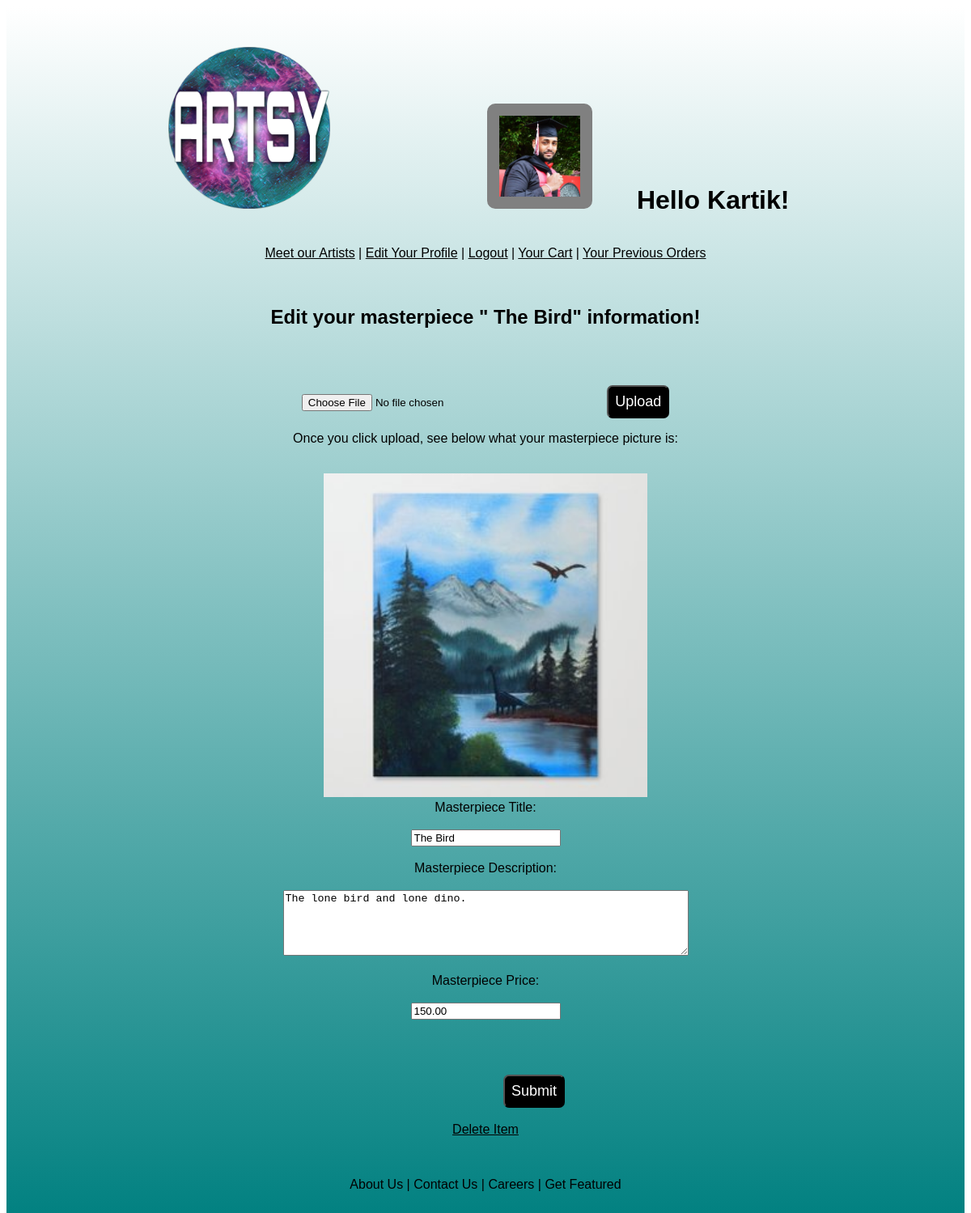
Page /edit/4 (signed in) on the committed database.
### main/models.py (models this page shows)
class User(models.Model):
    first_name = models.CharField(max_length = 45)
    last_name = models.CharField(max_length = 45)
    usertype = models.CharField(max_length=64)
    aboutyou = models.TextField(max_length=300, blank=True )
    email = models.EmailField(max_length = 254)
    password = models.CharField(max_length = 60)
    image = models.ImageField(upload_to='profile_image', blank=True)
    created_at = models.DateTimeField(auto_now_add=True)
    updated_at = models.DateTimeField(auto_now=True)
    address = models.ForeignKey(Address, related_name="user",null=True, on_delete=models.CASCADE)
    objects = UserManager()

class Item(models.Model):
    image = models.ImageField(upload_to='item_pic')
    title = models.CharField(max_length=255)
    description = models.TextField(max_length=255)
    price = models.DecimalField(max_digits=10, decimal_places=2)
    creator = models.ForeignKey(User, related_name='creator', on_delete=models.CASCADE)
    users = models.ManyToManyField(User, related_name='jobs')
    date_created = models.DateTimeField(auto_now_add=True)
    updated_at = models.DateTimeField(auto_now=True)
    objects = ItemManager()

### main/views.py (the view)
# urls.py: path('edit/<int:item_id>', views.edit_item_page),
def edit_item_page(request, item_id):
    context={
        "user":User.objects.get(id = request.session['user_id']),
        "item":Item.objects.get(id = item_id)
    }
    return render(request,'edit_item_page.html', context)

### main/templates/edit_item_page.html (shortened to what this page needs)
<!DOCTYPE html>
<html lang="en">
<head>
    {% load static %}
    <link rel="stylesheet" href="{% static 'editmp.css' %}">
</head>
<div id="all">
    <body>
        <div id="top">
            <a href="/dashboard">
            <img src='/media/artsy/02.png' width="200" height="200" style="padding-left: 200px;padding-top: 50px;"></a>
            <img src='/media/profile_image/{{user.image}}' width="100" height="100" id="profile_picture"
                style="border: 15px solid grey; border-radius: 10px; margin-left: 190px; margin-top: 60px;">
            <h1 id="he" style="padding-left: 50px; padding-bottom: 10px;margin-bottom: 10px;">Hello {{user.first_name}}!
            </h1>
        </div>
        <br>
        <div id="top-panel">
            <a href="/dashboard">Meet our Artists</a> | <a href="editmyprofile">Edit Your Profile</a> | <a
                href="/logout">Logout</a> | <a href="yourcart">Your Cart</a> | <a href="history"> Your Previous
                Orders</a>
        </div>
        <br>
        <div class='container'>
            <br>
            <h2>Edit your masterpiece " {{ item.title }}" information!</h2>
            <form enctype="multipart/form-data" method="POST" action="/upload/item_pic/{{item.id}}/after_view">
                <input type="file" value="Upload" name="item_pic">
                <button>Upload</button>
                <p>Once you click upload, see below what your masterpiece picture is:</p>
                <br>
                <img src='/media/item_pic/{{item.image}}' width="400" height="400">
            </form>
            <form action='/updateitem/{{ item.id }}' method="POST">
                <label> Masterpiece Title:</label>
                <br>
                <br>
                <input type='text' name='title' value="{{ item.title }}">
                <br>
                <br>
                <label> Masterpiece Description:</label>
                <br>
                <br>
                <textarea name='description' cols="60" rows="5">{{ item.description }}</textarea>
                <br>
                <br>
                <label> Masterpiece Price:</label>
                <br>
                <br>
                <input type='int' name='price'  value="{{ item.price }}">
                <br>
                <br>
                <button>Submit</button>
                <br>
                <br>
            </form>
            <a href="/delete/{{item.id}}">Delete Item</a>
        </div>
    </body>
    <footer>
        <a>About Us</a> | <a>Contact Us</a> | <a>Careers</a> | <a>Get Featured</a>
    </footer>
</div>
</html>

### main/static/editmp.css (style rules this page uses)
#all { font-family: Arial, Helvetica, sans-serif; background: repeating-linear-gradient(white, teal); }
footer { padding-top: 50px; padding-bottom: 40px; text-align: center; }
#top-panel { text-align: center; }
#top { align-items: center; }
#toppic, #he { display: inline-block; align-content: center; }
button { background-color: black; color:white; font-family: Arial, Helvetica, sans-serif; padding:8px; font-size:large; border-radius: 7px; margin-left:120px; margin-top: 50px; }
a:link { color: black; }
.container { text-align: center; }

### rows in the picture
User: image (picture), first_name "Kartik"
Item: title "The Bird", image (picture), description "The lone bird and lone dino.", price "150.00"
